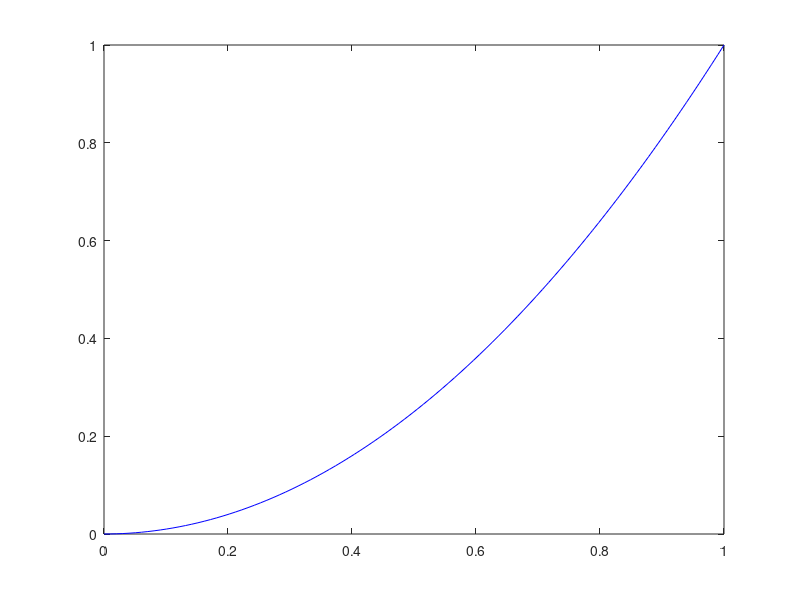

Write the MATLAB code that produced this figure. (Note: this script raises an error after producing the figure.)
x = linspace(0,1);
plot(x,x.^2,'color','b');
set(gcf,'Position',[0 25 400 200]) %first number = left-right position
                                  %second number= up-down position
                                  %third number = figure width
                                  %fourth number= figure height
fig_pres
f = gcf;
exportgraphics(f,'../fig/test.pdf','ContentType','vector', 'BackgroundColor','none')